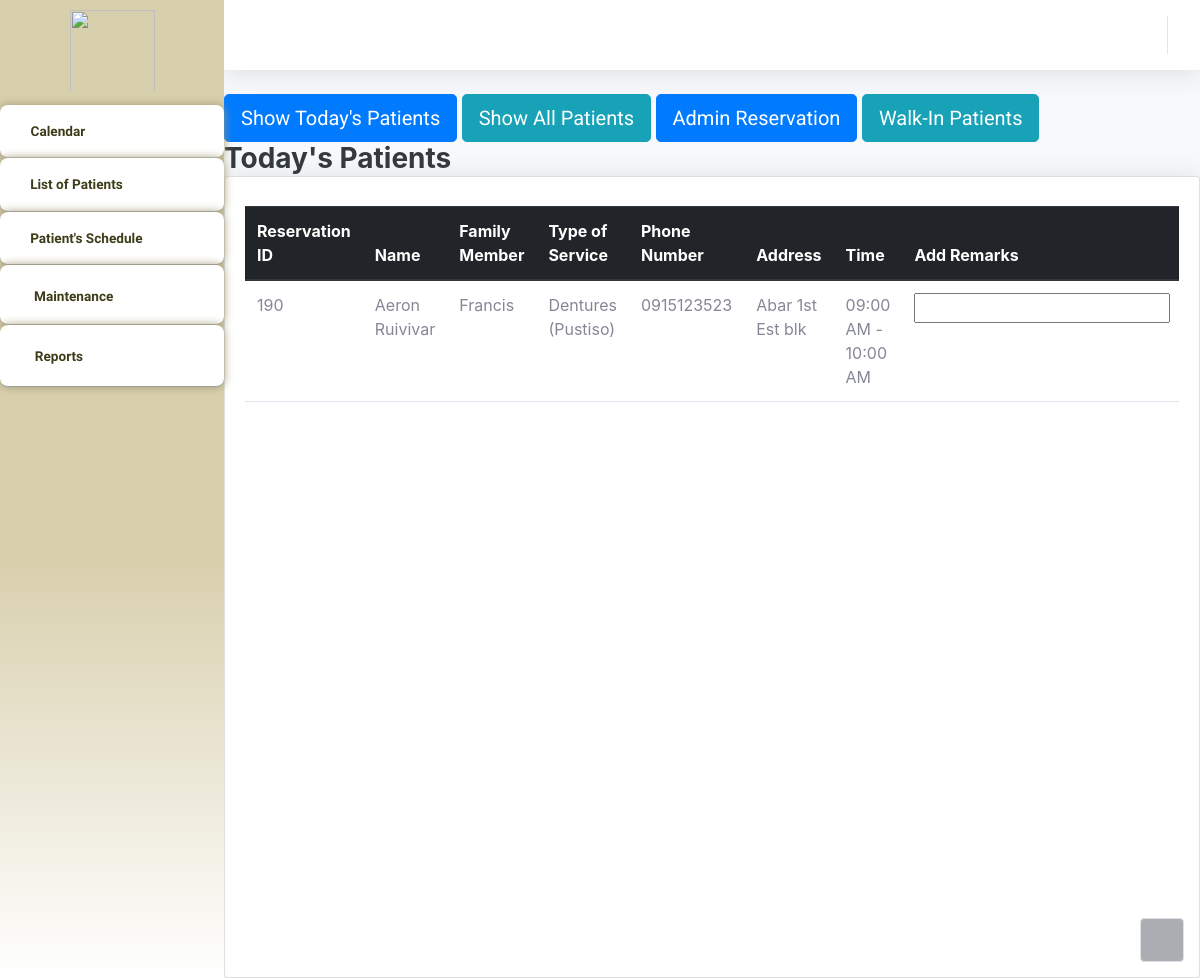
Page /Thesis1/Admin/patientstoday.php?doneID=190 on the committed database.
### tables this page shows
CREATE TABLE `bookinglog` (
  `resID` int(11) NOT NULL,
  `userID` int(11) NOT NULL,
  `serviceName` varchar(255) NOT NULL,
  `date` date NOT NULL,
  `timeslot` varchar(255) NOT NULL,
  `remarks` varchar(255) NOT NULL,
  `admin_remarks` varchar(255) NOT NULL DEFAULT 'None',
  `walk_in_name` varchar(255) NOT NULL DEFAULT 'None',
  `status` varchar(255) NOT NULL,
  `FamMemberName` varchar(255) NOT NULL DEFAULT 'N/A',
  `confirmationHash` varchar(255) NOT NULL,
  `timestamp` timestamp NOT NULL DEFAULT current_timestamp() ON UPDATE current_timestamp(),
  `totalServicePay` int(11) NOT NULL
);

CREATE TABLE `patients_user` (
  `userID` int(11) NOT NULL,
  `Email` varchar(255) NOT NULL,
  `Name` varchar(255) NOT NULL,
  `Address` varchar(255) NOT NULL,
  `PhoneNumber` varchar(255) NOT NULL,
  `Password` varchar(55) NOT NULL,
  `Hash` varchar(255) NOT NULL,
  `Access` varchar(25) NOT NULL,
  `Active` int(11) NOT NULL DEFAULT 0,
  `profilePic` varchar(255) NOT NULL,
  `last_activity` timestamp NOT NULL DEFAULT current_timestamp() ON UPDATE current_timestamp(),
  `activation_timestamp` timestamp NOT NULL DEFAULT current_timestamp(),
  `ForgotPass` varchar(255) NOT NULL,
  `forgot_expiration` timestamp NULL DEFAULT NULL
);

### Thesis1/Admin/patientstoday.php (the view, shortened to what this page needs)
<?php
$con = connection();
$todaysDate = date("Y-m-d");
$headerToday = ["Reservation ID", "Name", "Family Member", "Type of Service", "Phone Number", "Address", "Time", "Add Remarks"];
$header = $headerToday;
$pageTitle = "Today's Patients";
$retrieveQuery = "SELECT bookinglog.resID, bookinglog.serviceName, patients_user.Name, bookinglog.date, patients_user.PhoneNumber, patients_user.Email, patients_user.Address, bookinglog.timeslot,bookinglog.admin_remarks, bookinglog.walk_in_name,bookinglog.FamMemberName
        FROM bookinglog
        INNER JOIN patients_user ON bookinglog.userID = patients_user.userID
        WHERE status = 'Pending' AND DATE(bookinglog.date) = '$todaysDate'";
?>
<!DOCTYPE html>
<html lang="en">
<head>
    <link rel="stylesheet" href="assets/bootstrap/css/bootstrap.min.css">
    <link rel="stylesheet" href="assets/fonts/fontawesome-all.min.css">
    <link rel="stylesheet" href="assets/fonts/ionicons.min.css">
    <link rel="stylesheet" href="assets/css/aguilaraldo1_section_contact.css">
    <link rel="stylesheet" href="assets/css/Availability---Manage-availability-bookings-appointments_v1.css">
    <link rel="stylesheet" href="assets/css/Basic-Footer.css">
    <link rel="stylesheet" href="assets/css/Black-Navbar.css">
    <link rel="stylesheet" href="assets/css/Block-Responsive-Item-List.css">
    <link rel="stylesheet" href="assets/css/Bootstrap-Calendar.css">
    <link rel="stylesheet" href="assets/css/carousel-circulo.css">
    <link rel="stylesheet" href="assets/css/Carousel-Hero-1.css">
    <link rel="stylesheet" href="assets/css/Carousel-Hero.css">
    <link rel="stylesheet" href="assets/css/Diagonal-div-section.css">
    <link rel="stylesheet" href="assets/css/Feature-Section-MD.css">
    <link rel="stylesheet" href="https://djpsoftwarecdn.azureedge.net/availabilitycss-v1/availability.min.css">
    <link rel="stylesheet" href="assets/css/Login-Form-Basic-icons.css">
    <link rel="stylesheet" href="assets/css/Ultimate-Event-Calendar.css">
    <link rel="stylesheet" href="assets/bootstrap/css/bootstrap.min.css">
    <link rel="stylesheet" href="assets/fonts/fontawesome-all.min.css">
    <link rel="stylesheet" href="assets/css/aguilaraldo1_section_contact.css">
    <link rel="stylesheet" href="assets/css/Basic-Footer.css">
    <link rel="stylesheet" href="assets/css/Black-Navbar.css">
    <link rel="stylesheet" href="assets/css/Block-Responsive-Item-List.css">
    <link rel="stylesheet" href="assets/css/Bootstrap-Calendar.css">
    <link rel="stylesheet" href="assets/css/carousel-circulo.css">
    <link rel="stylesheet" href="assets/css/Carousel-Hero-1.css">
    <link rel="stylesheet" href="assets/css/Carousel-Hero.css">
    <link rel="stylesheet" href="assets/css/Diagonal-div-section.css">
    <link rel="stylesheet" href="assets/css/Feature-Section-MD.css">
    <link rel="stylesheet" href="assets/css/Login-Form-Basic-icons.css">
    <link rel="stylesheet" href="assets/css/Ultimate-Event-Calendar.css">
</head>
<body id="page-top">
    <div id="wrapper">
    <nav class="navbar navbar-dark align-items-start sidebar sidebar-dark accordion bg-gradient-primary p-0" style="border-color: rgb(255,255,255);background: linear-gradient(#d8cfac 57%, white 100%), #a6a263;border-radius: -1px;">
            <div class="container-fluid d-flex flex-column p-0"><img src="assets/img/Picsart_23-04-17_12-49-06-946.png" width="85" height="91" style="margin-left: 0px;padding-bottom: 0px;padding-top: 10px;">
                <ul class="navbar-nav text-light" id="accordionSidebar">
                    <li class="nav-item"><a class="nav-link" href="index.php" style="background: #ffffff;border-radius: 8px;margin-top: 13px;border-color: var(--bs-blue);border-top-width: 1px;border-top-color: #95947c;border-bottom: 1px outset rgba(149,148,124,0.33);box-shadow: 0px 0px 10px rgb(159,152,117);--bs-body-bg: #fff;"><i class="far fa-calendar" style="color: #3e3d1a;"></i><span style="background: transparent;color: #3e3d1a;font-family: 'Albert Sans', sans-serif;font-weight: bold;">Calendar</span></a></li>
                    <li class="nav-item"><a class="nav-link" style="background: #ffffff;font-weight: bold;color: var(--bs-black);border-radius: 8px;border-bottom: 1px outset rgba(149,148,124,0.49);box-shadow: 0px 0px 10px rgb(159,152,117);" href="Listofpatients.php"><i class="fas fa-table" style="color: #3e3d1a;font-size: 13px;"></i><span style="color: #3e3d1a;font-family: 'Albert Sans', sans-serif;">List of Patients</span></a><a class="nav-link" style="background: #ffffff;font-weight: bold;color: var(--bs-black);border-radius: 8px;border-bottom: 1px outset rgba(149,148,124,0.49);box-shadow: 0px 0px 10px rgb(159,152,117);" href="patientstoday.php"><i class="fas fa-user" style="color: #3e3d1a;font-size: 13px;"></i><span style="color: #3e3d1a;font-family: 'Albert Sans', sans-serif;">Patient's Schedule</span></a><a class="nav-link active" style="background: #ffffff;font-weight: bold;color: var(--bs-black);border-radius: 8px;border-bottom: 1px outset rgba(149,148,124,0.49);box-shadow: 0px 0px 10px rgb(159,152,117);" href="Servicemaintenance.php"><i class="icon ion-settings" style="color: #3e3d1a;font-size: 18px;"></i><span style="color: #3e3d1a;font-family: 'Albert Sans', sans-serif;">Maintenance</span></a><a class="nav-link" style="background: #ffffff;font-weight: bold;color: var(--bs-black);border-radius: 8px;border-bottom: 1px outset rgba(149,148,124,0.49);box-shadow: 0px 0px 10px rgb(159,152,117);" href="Reports.php"><i class="icon ion-document-text" style="color: #3e3d1a;font-size: 19px;"></i><span style="color: #3e3d1a;font-family: 'Albert Sans', sans-serif;">Reports</span></a></li>
                </ul>
            </div>
        </nav>
        <div class="d-flex flex-column" id="content-wrapper">
            <div id="content">
                <nav class="navbar navbar-light navbar-expand bg-white shadow mb-4 topbar static-top" style="background: rgb(255,255,255);border-color: rgb(255,0,0);">
                    <div class="container-fluid">
                        <ul class="navbar-nav flex-nowrap ms-auto">
                                                    <li class="nav-item dropdown no-arrow mx-1"><a class="nav-link" href="ChatsystemAdmin.php"><i class="icon ion-email" style="font-size: 30px;color: #a6a263;margin-top: 8px;"></i></a></li>
                        </ul>
                    </div>
                </nav>
        <form method="post" action="">
            <button class="btn btn-primary btn-lg" type="submit" name="btn-Patients-Today">Show Today's Patients</button>
            <button class="btn btn-info btn-lg" type="submit" name="btn-Patients-All">Show All Patients</button>
            <button class="btn btn-primary btn-lg" type="submit" name="btn-Admin-Reservation">Admin Reservation</button>
            <button class="btn btn-info btn-lg" type="submit" name="btn-Walk-in-Patients">Walk-In Patients</button>
        </form>
        <h3 class="text-dark mb-0" style="font-weight: bold;"><?php echo $pageTitle; ?></h3>
        <div class="card shadow">
            <div class="card-body" style="height: 800px;">
                <div class="row">
                    <div class="col-md-6 text-nowrap">
                    </div>
                </div>
                <div class="table-responsive table mt-2" id="dataTable" role="grid" aria-describedby="dataTable_info" style="height: 800px;">
                    <table class="table my-0" id="dataTable">
                      <thead class="thead-dark">
                        <tr>
                            <?php
                            foreach ($header as $column) {
                                echo "<th>$column</th>";
                            }
                            ?>
                        </tr>
                    </thead>
                        <tbody>
                           <?php
                                    $result =  $con->query($retrieveQuery);
                                    while ($row = mysqli_fetch_assoc($result)) {
                                        echo '<tr>';
                                        foreach ($header as $column) {
                                            switch ($column) {
                                                case "Reservation ID":
                                                    echo '<td>' . $row['resID'] . '</td>';
                                                    break;
                                                case "Name":
                                                    echo '<td>' . $row['Name'] . '</td>';
                                                    break;
                                                case "Type of Service":
                                                    echo '<td>' . $row['serviceName'] . '</td>';
                                                    break;
                                                case "Phone Number":
                                                    echo '<td>' . $row['PhoneNumber'] . '</td>';
                                                    break;
                                                case "Address":
                                                    echo '<td>' . $row['Address'] . '</td>';
                                                    break;
                                                case "Time":
                                                    echo '<td>' . $row['timeslot'] . '</td>';
                                                    break;
                                                case "Family Member":
                                                    echo '<td>' . $row['FamMemberName'] . '</td>';
                                                    break;
                                                case "Add Remarks":
                                                    echo '<td>
                                                            <input type="text" class="inputField" id="inputField' . $row['resID'] . '">
                                                        </td>';
                                                    break;
                                            }
                                        }
                                        echo '</tr>';
                                    }
                                    ?>
                        </tbody>
                    </table>
                </div>
            </div>
        </div>
    </div>
        </div><a class="border rounded d-inline scroll-to-top" href="#page-top"><i class="fas fa-angle-up"></i></a>
    </div>
    <link rel="stylesheet" href="https://cdn.jsdelivr.net/npm/bootstrap@4.0.0/dist/css/bootstrap.min.css">
</body>
</html>

### Thesis1/Admin/assets/css/aguilaraldo1_section_contact.css (style rules this page uses)
.navbar { z-index: 1; }

### Thesis1/Admin/assets/css/Black-Navbar.css (style rules this page uses)
.navbar { margin-bottom: 0; }
.btn { border-radius: 0; }
.btn { font-family: 'Roboto'; font-weight: 400; }

### Thesis1/Admin/assets/css/Feature-Section-MD.css (style rules this page uses)
.waves-effect, a { -webkit-tap-highlight-color: transparent; }
.alert, .breadcrumb, .card, .card .card-header, .dropdown-menu, .file-custom, .input-group-addon, .jumbotron, .list-group .list-group-item, .modal-content, .nav .nav-link, .nav-tabs, .navbar, .navbar-toggler, .page-item:first-child .page-link, .page-item:last-child .page-link, .pagination-lg .page-item:first-child .page-link, .pagination-lg .page-item:last-child .page-link, .pagination-sm .page-item:first-child .page-link, .pagination-sm .page-item:last-child .page-link, .popover, .tag, .tooltip-inner, img { -moz-border-radius: 0px; -ms-border-radius: 0px; -o-border-radius: 0px; border-radius: 0px; }
.divider-new, .text-fluid, h1, h2, h3, h4, h5, h6 { font-weight: 300; }

### rows in the picture
bookinglog: resID "190", userID.Name "Aeron Ruivivar", FamMemberName "Francis", serviceName "Dentures (Pustiso)", userID.PhoneNumber "0915123523", userID.Address "Abar 1st Est blk", timeslot "09:00 AM - 10:00 AM"

### other values in the picture
$pageTitle "Today's Patients"
$column "Reservation ID"
$column "Name"
$column "Family Member"
$column "Type of Service"
$column "Phone Number"
$column "Address"
$column "Time"
$column "Add Remarks"
